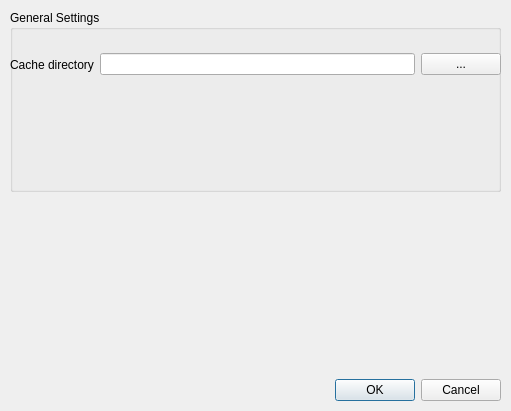
<?xml version="1.0" encoding="UTF-8"?>
<ui version="4.0">
 <class>mvd::PreferencesDialog</class>
 <widget class="QDialog" name="mvd::PreferencesDialog">
  <property name="windowModality">
   <enum>Qt::ApplicationModal</enum>
  </property>
  <property name="geometry">
   <rect>
    <x>0</x>
    <y>0</y>
    <width>511</width>
    <height>411</height>
   </rect>
  </property>
  <property name="sizePolicy">
   <sizepolicy hsizetype="Minimum" vsizetype="Minimum">
    <horstretch>0</horstretch>
    <verstretch>0</verstretch>
   </sizepolicy>
  </property>
  <property name="windowTitle">
   <string>Preferences</string>
  </property>
  <property name="locale">
   <locale language="C" country="AnyCountry"/>
  </property>
  <widget class="QWidget" name="layoutWidget">
   <property name="geometry">
    <rect>
     <x>10</x>
     <y>10</y>
     <width>491</width>
     <height>391</height>
    </rect>
   </property>
   <layout class="QVBoxLayout" name="verticalLayout_2">
    <item>
     <widget class="QGroupBox" name="groupBox">
      <property name="sizePolicy">
       <sizepolicy hsizetype="Expanding" vsizetype="Expanding">
        <horstretch>0</horstretch>
        <verstretch>0</verstretch>
       </sizepolicy>
      </property>
      <property name="title">
       <string>General Settings</string>
      </property>
      <widget class="QWidget" name="layoutWidget">
       <property name="geometry">
        <rect>
         <x>0</x>
         <y>40</y>
         <width>491</width>
         <height>29</height>
        </rect>
       </property>
       <layout class="QHBoxLayout" name="horizontalLayout">
        <item>
         <widget class="QLabel" name="cacheDirLabel">
          <property name="text">
           <string>Cache directory</string>
          </property>
         </widget>
        </item>
        <item>
         <widget class="QLineEdit" name="cacheDirPathLineEdit"/>
        </item>
        <item>
         <widget class="QPushButton" name="cacheDirButton">
          <property name="text">
           <string>...</string>
          </property>
         </widget>
        </item>
       </layout>
      </widget>
     </widget>
    </item>
    <item>
     <spacer name="verticalSpacer">
      <property name="orientation">
       <enum>Qt::Vertical</enum>
      </property>
      <property name="sizeHint" stdset="0">
       <size>
        <width>20</width>
        <height>40</height>
       </size>
      </property>
     </spacer>
    </item>
    <item>
     <widget class="QDialogButtonBox" name="buttonBox">
      <property name="standardButtons">
       <set>QDialogButtonBox::Cancel|QDialogButtonBox::Ok</set>
      </property>
     </widget>
    </item>
   </layout>
  </widget>
 </widget>
 <resources/>
 <connections/>
</ui>
